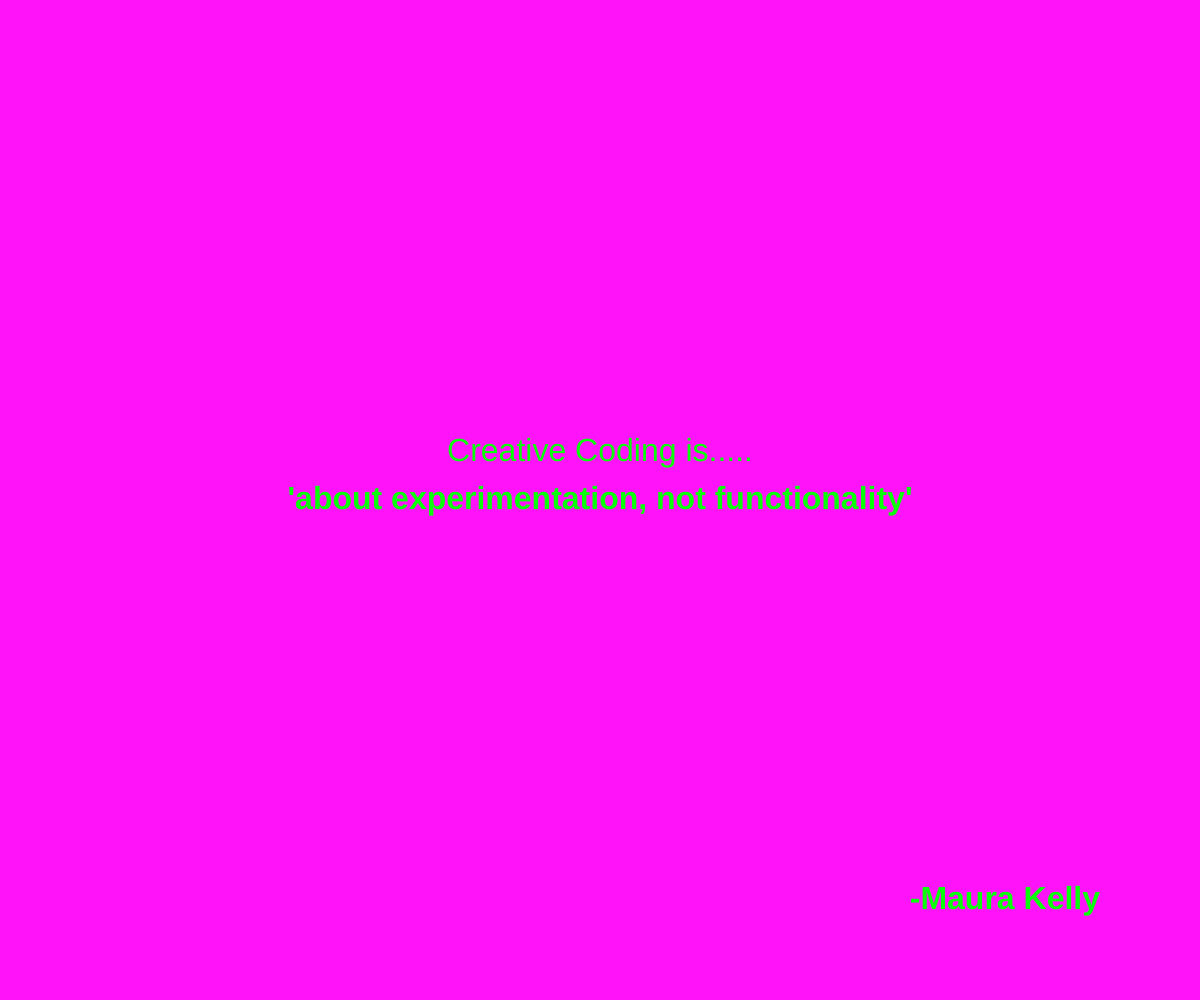
Frame 1 (no input)
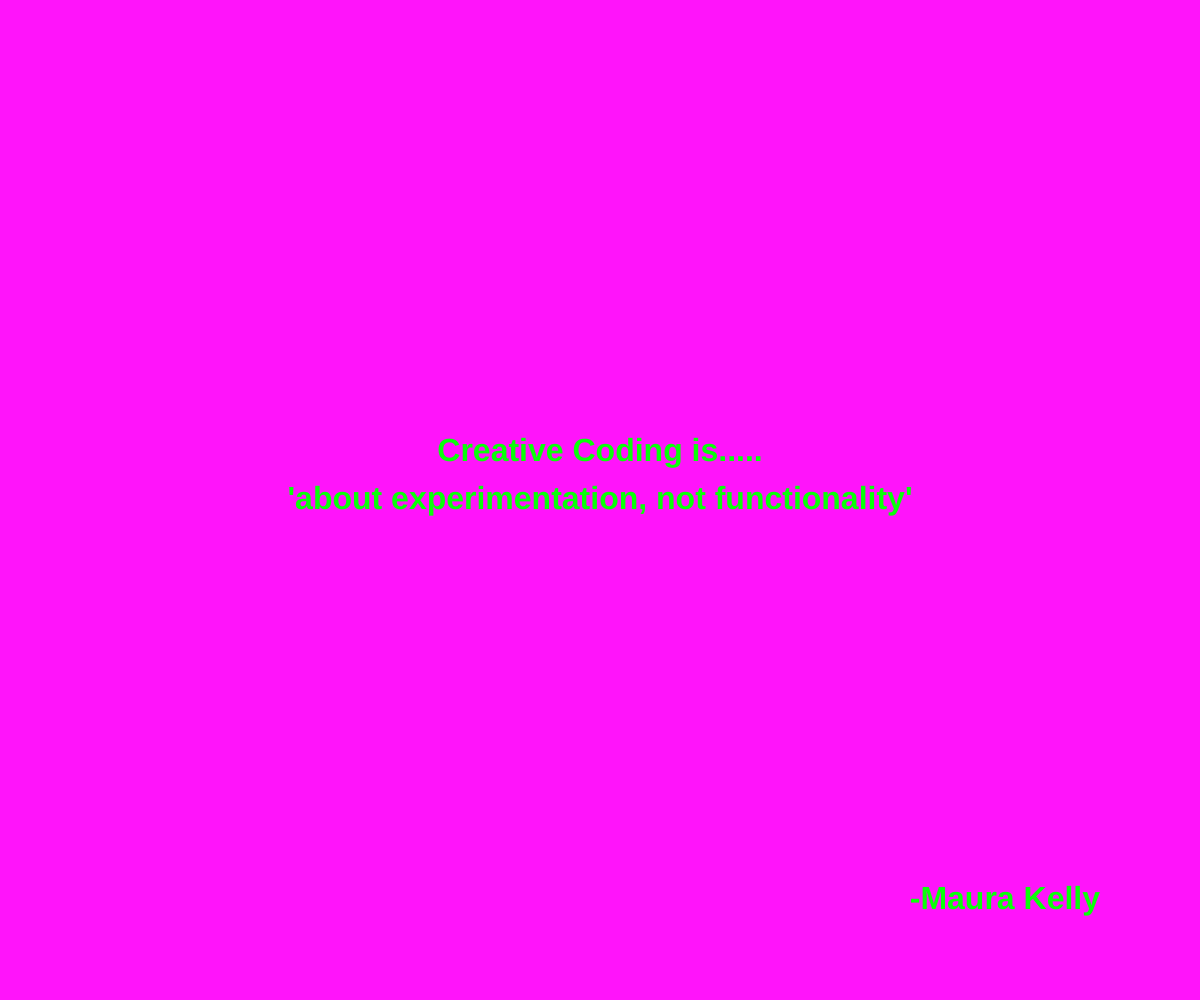
Frame 60 (no input)
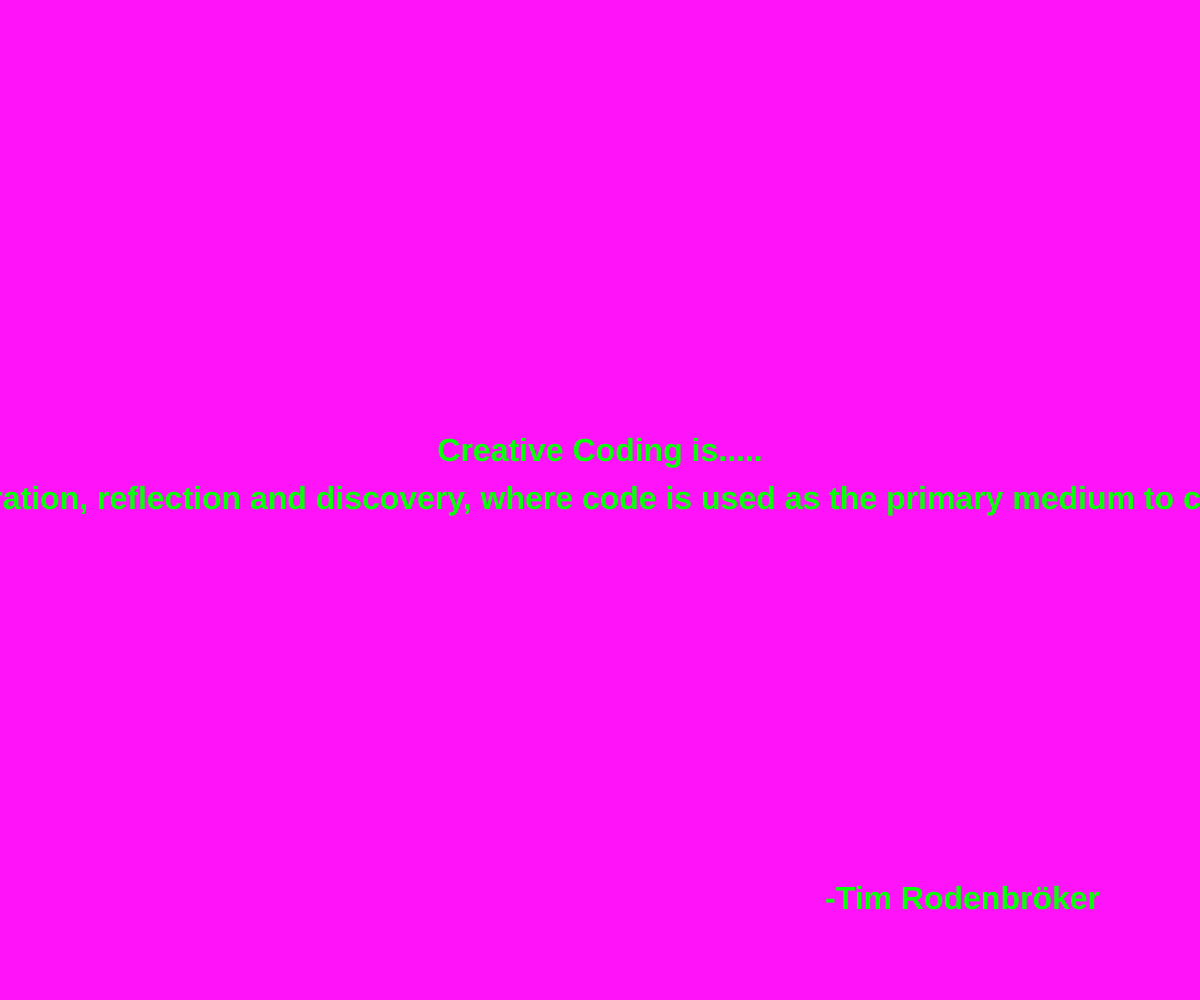
Frame 120 (the mouse pressed at the canvas centre since frame 60)

The p5.js sketch that drew these frames (run headless with seeded random() and noise() and a simulated clock; from frame 60 on, the mouse is pressed at the canvas centre):

// p5.js sketch
// ── sketch.js
// change the quotes in this array. Be mindful of the quotation marks!
// this is the only part of the file you need to edit!

const quotes = [
  { text: "the practice of making art with code", source: "Andrew Bryant" },
  { text: "about experimentation, not functionality", source: "Maura Kelly" },
  { text: "a process, based on exploration, iteration, reflection and discovery, where code is used as the primary medium to create a wide range of media artifacts", source: "Tim Rodenbröker" },
  { text: "a practice where programming is used as a tool for art or design", source: "Jack B. Du" },
  { text: "Creative coding is the intersection where artists and programmers meet, creating a vast degree of potential", source: "Meadows School of the Arts" },
  { text: "the process of using programming languages to generate art and music, turning code into a paintbrush for real-time artistic expression", source: "University of York" },
  { text: "an act of curiosity—an ongoing conversation with the unknown that begins with a simple question: what if?", source: "Patrik Hübner" },
  { text: "the act of writing code for the pure pleasure of it, where the goal is not functional but creative and expressive; where code becomes a medium, just like a canvas for a painter", source: "Alessia" }
];
// no need to edit anything below this line! 
// if you have made an error, you can check your history to see what might have gone wrong

// a variable that holds the current quote
let current = [];

function setup() {
  createCanvas(windowWidth, windowHeight);
  // Seed with millis() so each page load gives a different quote.
  randomSeed(millis());
  textSize(32);
  fill(10, 255, 10);
  // calls the function to pick a quote
  pickQuote();
}

function pickQuote() {
  // take a random number and use that to identify what quote to use
  current = quotes[floor(random(quotes.length))];
}

function draw() {
  background(255, 20, 250); // set the background color
  drawQuote();  // draw the quote on screen
}

function drawQuote() {   // draw text
  textAlign(CENTER, CENTER);
  text("Creative Coding is.....", width / 2, height / 2 - 48);
  textStyle(BOLD);
  text("'" + current.text + "'", width / 2, height / 2);
  textAlign(RIGHT, CENTER);
  text("-" + current.source, width - 100, height - 100);

}

function windowResized() {
  resizeCanvas(windowWidth, windowHeight);
}

function newQuote() {
  pickQuote();
  redraw();
}

function mousePressed() {
  newQuote();
}
// ── readme.html
<!DOCTYPE html>
<html lang="en">
<head>
  <meta charset="UTF-8">
  <meta name="viewport" content="width=device-width, initial-scale=1.0">
  <title>"Creative Coding Is..."</title> <!--Title is here-->
  <!--Add style to your code Read W3Schools CSS Intro for more: https://www.w3schools.com/css/css_intro.asp -->
  <style>
    body {
      font-family: sans-serif;
      margin: 2em;
      color: #000000;
      background-color: #f0f0f0;
    }
  </style>
</head>
<body>
    <h1>"Creative Coding Is..."</h1>
    <p>Creative Coding is the practice of using programming as a creative medium to explore ideas, experiment with possibilities, and create visual, interactive, or expressive experiences. Unlike traditional programming, the focus is often on the creative process and discovery rather than simply making something functional.</p>

   <h2>Resources</h2>
   <ul>
    <li><a href="https://www.artsyshark.com/2021/05/26/what-is-creative-coding/" target="_blank">What is Creative Coding? by Andrew Bryant</a></li>
    <li><a href="https://medium.com/@mauralian/coding-art-312efa2020fd" target="_blank">Coding == Art by Maura Kelly</a></li>
    <li><a href="https://trcc.timrodenbroeker.de/faq/what-is-creative-coding/" target="_blank">What is Creative Coding? by Tim Rodenbröker</a></li>
    <li><a href="https://digitalfutures.international/creative-coding/" target="_blank">Creative Coding for Absolute Beginners by Jack B. Du</a></li>
    <li><a href="https://www.smu.edu/meadows/newsandevents/news/2023/what-is-creative-coding" target="_blank">What is Creative Coding? by Meadows School of the Arts</a></li>
    <li><a href="https://www.futurelearn.com/info/courses/fundamentals-of-creative-technologies-and-interactive-experiences/0/steps/451373" target="_blank">Creative Coding by University of York</a></li>
    <li><a href="https://www.patrik-huebner.com/datadesigndictionary/creative-coding/" target="_blank">What is Creative Coding? by Patrik Hübner</a></li>
    <li><a href="https://www.develer.com/en/blog/from-creative-coding-to-neurocinema/" target="_blank">From Creative Coding to Neurocinema by Alessia FD</a></li>
   </ul>
</body>
</html>
